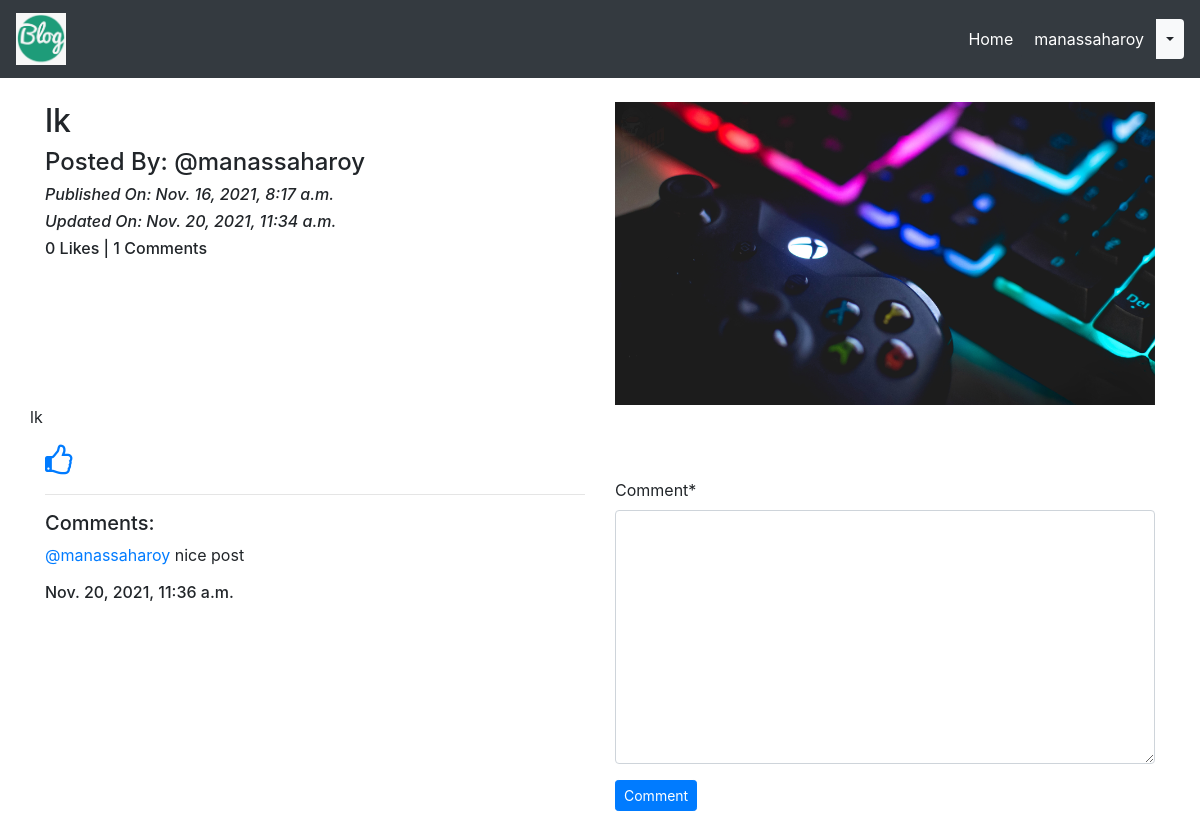
The app's page /blog/details/lk-aa8c1b96-e53d-4d28-a82a-5f6cfd355288 (signed in) with its own data.
### App_Blog/models.py (models this page shows, shortened)
class Blog(models.Model):
    author = models.ForeignKey(User, on_delete=models.CASCADE, related_name='post_author')
    blog_title = models.CharField(max_length=264, verbose_name="Put a Title")
    slug = models.SlugField(max_length=264, unique=True)
    blog_content = models.TextField(verbose_name="What is on your mind?")
    blog_image = models.ImageField(upload_to='blog_images', verbose_name="Image")
    publish_date = models.DateTimeField(auto_now_add=True)
    update_date = models.DateTimeField(auto_now=True)
    class Meta:
        ordering = ['-publish_date',]

class Comment(models.Model):
    blog = models.ForeignKey(Blog, on_delete=models.CASCADE, related_name='blog_comment')
    user = models.ForeignKey(User, on_delete=models.CASCADE, related_name='user_comment')
    comment = models.TextField()
    comment_date = models.DateTimeField(auto_now_add=True)
    class Meta:
        ordering = ('-comment_date',)

### App_Blog/views.py (the view, shortened to what this page needs)
# urls.py: path('details/<slug:slug>', views.blog_details, name='blog_details'),
@login_required
def blog_details(request, slug):
    blog = Blog.objects.get(slug=slug)
    comment_form = CommentForm()
    already_liked = Likes.objects.filter(blog=blog, user= request.user)
    if already_liked:
        liked = True
    else:
        liked = False
    return render(request, 'App_Blog/blog_details.html', context={'blog':blog, 'comment_form':comment_form, 'liked':liked,})

### App_Blog/forms.py
class CommentForm(forms.ModelForm):
    class Meta:
        model = Comment
        fields = ('comment',)

### templates/App_Blog/blog_details.html (shortened to what this page needs)
{% extends 'base.html' %}
{% load crispy_forms_tags %}
{% block body_block %}
<div class="row">
  <div class="col-sm-6">
    <h2>{{blog.blog_title}}</h2>
    <h4>Posted By: @{{blog.author}}</h4>
    <i><h6>Published On: {{blog.publish_date}}</h6></i>
    <i><h6>Updated On: {{blog.update_date}}</h6></i>
    <h6>{{blog.liked_blog.count}} Likes | {{blog.blog_comment.count}} Comments</h6>
  </div>
  <div class="col-sm-6">
    <img src="/media/{{blog.blog_image}}" width="100%">
  </div>
  <p>
    {{blog.blog_content|linebreaks}}
  </p>
  </div>
  {% if not liked %}
  <a href="{% url 'App_Blog:liked_post' pk=blog.pk %}">
    <i class="fa fa-thumbs-o-up fa-2x" aria-hidden="true"></i>
  </a>
  {% else %}
  <a href="{% url 'App_Blog:unliked_post' pk=blog.pk %}">
    <i class="fa fa-thumbs-o-down fa-2x" aria-hidden="true"></i>
  </a>
  {% endif %}
  <div class="row">
    <div class="col-sm-6">
      <hr>
      <h5>Comments:</h5>
      {% for comment in blog.blog_comment.all %}
      <p><a href="#">@{{comment.user}}</a> {{comment.comment}}<br><h6>{{comment.comment_date}}</h6></p>
      {% endfor %}
    </div>
    <div class="col-sm-6">
      <form method="POST">
        {{ comment_form|crispy }}
        <button type="submit" class="btn btn-primary btn-sm">Comment</button>
      </form>
    </div>
  </div>
  <br>
  <br>
  {% endblock %}

### templates/base.html (shortened to what this page needs)
<!doctype html>
<html lang="en">
  <head>
    <link rel="stylesheet" href="https://cdn.jsdelivr.net/npm/bootstrap@4.6.1/dist/css/bootstrap.min.css">
      <link href="https://maxcdn.bootstrapcdn.com/font-awesome/4.7.0/css/font-awesome.min.css" rel="stylesheet">
  </head>
  <body>
        <nav class="navbar navbar-expand-lg navbar-dark bg-dark">
            <a class="navbar-brand" href="{% url 'Index' %}"><img src="/media/logo.png" alt="" width="50px"></a>
            <div class="collapse navbar-collapse " id="navbarNav">
                <ul class="navbar-nav ml-auto">
                    <li class="nav-item active">
                        <a class="nav-link" href="{% url 'Index' %}">Home  </a>
                    </li>
                    {% if user.is_authenticated %}
                    <div class="btn-group">
                        <button type="button" class="btn btn-dark">{{user.username}}</button>
                        <button type="button" class="btn bg-light dropdown-toggle dropdown-toggle-split " id="dropdownMenuReference" data-toggle="dropdown" aria-expanded="false" data-reference="parent">
                        </button>
                    </div>
                    {% endif %}
                </ul>
            </div>
        </nav>
        <br>
        <div class="container">
         {% block body_block %}
        {% endblock body_block %}
        </div>
  </body>
</html>

### records on screen
Blog: blog_title "lk", author "manassaharoy", publish_date "Nov. 16, 2021, 8:17 a.m.", update_date "Nov. 20, 2021, 11:34 a.m.", liked_blog.count "0", blog_comment.count "1", blog_image (picture), blog_content "lk"
Comment: user "manassaharoy", comment "nice post", comment_date "Nov. 20, 2021, 11:36 a.m."

### other values on screen
{{ user.username }} "manassaharoy"
